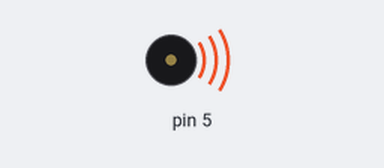
Recording of a sketch running on a simulated Arduino Uno, built with avr-gcc and run on an emulated ATmega328P. Shown: buzzer (waves = sounding).

Above: at 2.6 s.
At 6.0 s:
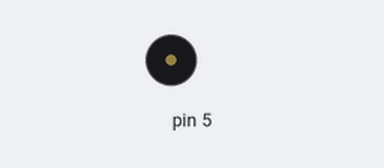
Timing chart, 0 to 8.8 s (numbered marks = the images above):
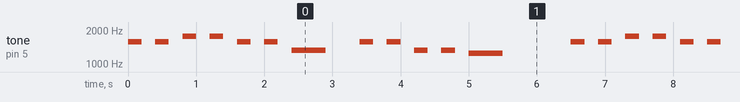

The sketch:

_8.Buzzer_PWM_2.ino
```cpp
void setup() {
  pinMode(5, OUTPUT);
}

void loop() {
  tone(5, 1568.0);  //솔
  delay(200); noTone(5); delay(200);
  tone(5, 1568.0);  //솔
  delay(200); noTone(5); delay(200);
  tone(5, 1760);  //라
  delay(200); noTone(5); delay(200);
  tone(5, 1760);  //라
  delay(200); noTone(5); delay(200);
  tone(5, 1568.0);  //솔
  delay(200); noTone(5); delay(200);
  tone(5, 1568.0);  //솔
  delay(200); noTone(5); delay(200);
  tone(5, 1318.5);  //미
  delay(500); noTone(5); delay(500);
  tone(5, 1568.0);  //솔
  delay(200); noTone(5); delay(200);
  tone(5, 1568.0);  //솔
  delay(200); noTone(5); delay(200);
  tone(5, 1318.5);  //미
  delay(200); noTone(5); delay(200);
  tone(5, 1318.5);  //미
  delay(200); noTone(5); delay(200);
  tone(5, 1244.5);  //레
  delay(500); noTone(5); delay(1000);
  tone(5, 1568.0);  //솔
  delay(200); noTone(5); delay(200);
  tone(5, 1568.0);  //솔
  delay(200); noTone(5); delay(200);
  tone(5, 1760);  //라
  delay(200); noTone(5); delay(200);
  tone(5, 1760);  //라
  delay(200); noTone(5); delay(200);
  tone(5, 1568.0);  //솔
  delay(200); noTone(5); delay(200);
  tone(5, 1568.0);  //솔
  delay(200); noTone(5); delay(200);
  tone(5, 1318.5);  //미
  delay(500); noTone(5); delay(500);
  tone(5, 1568.0);  //솔
  delay(200); noTone(5); delay(200);
  tone(5, 1318.5);  //미
  delay(200); noTone(5); delay(200);
  tone(5, 1244.5);  //레
  delay(200); noTone(5); delay(200);
  tone(5, 1318.5);  //미
  delay(200); noTone(5); delay(200);
  tone(5, 1046.6);  //도
  delay(1000); noTone(5); delay(1000);
}
```

Measured:
- by itself, tone on pin 5: plays 1568 Hz for 0.20 s, 1568 Hz for 0.20 s, 1760 Hz for 0.20 s, 1760 Hz for 0.20 s, 1568 Hz for 0.20 s, 1568 Hz for 0.20 s … (233 notes in this stretch)
